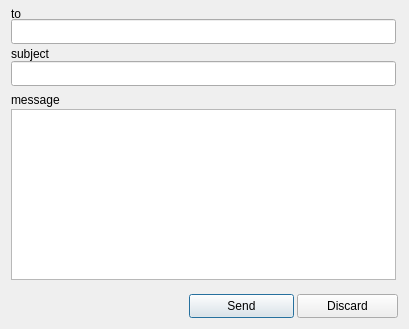
<?xml version="1.0" encoding="UTF-8"?>
<ui version="4.0">
 <class>Dialog</class>
 <widget class="QDialog" name="Dialog">
  <property name="geometry">
   <rect>
    <x>0</x>
    <y>0</y>
    <width>409</width>
    <height>329</height>
   </rect>
  </property>
  <property name="windowTitle">
   <string>Compose New Message</string>
  </property>
  <property name="windowIcon">
   <iconset resource="../resources.qrc">
    <normaloff>:/icons/icons/mail.png</normaloff>:/icons/icons/mail.png</iconset>
  </property>
  <widget class="QPushButton" name="button_send">
   <property name="geometry">
    <rect>
     <x>189</x>
     <y>294</y>
     <width>105</width>
     <height>24</height>
    </rect>
   </property>
   <property name="text">
    <string>Send</string>
   </property>
   <property name="icon">
    <iconset resource="../resources.qrc">
     <normaloff>:/icons/icons/new_mail.png</normaloff>:/icons/icons/new_mail.png</iconset>
   </property>
   <property name="iconSize">
    <size>
     <width>15</width>
     <height>10</height>
    </size>
   </property>
  </widget>
  <widget class="QPushButton" name="button_discard">
   <property name="geometry">
    <rect>
     <x>297</x>
     <y>294</y>
     <width>101</width>
     <height>24</height>
    </rect>
   </property>
   <property name="text">
    <string>Discard</string>
   </property>
  </widget>
  <widget class="QTextEdit" name="text_message">
   <property name="geometry">
    <rect>
     <x>11</x>
     <y>109</y>
     <width>385</width>
     <height>171</height>
    </rect>
   </property>
   <property name="cursor" stdset="0">
    <cursorShape>IBeamCursor</cursorShape>
   </property>
   <property name="focusPolicy">
    <enum>Qt::StrongFocus</enum>
   </property>
   <property name="toolTip">
    <string>&lt;!DOCTYPE HTML PUBLIC &quot;-//W3C//DTD HTML 4.0//EN&quot; &quot;http://www.w3.org/TR/REC-html40/strict.dtd&quot;&gt;
&lt;html&gt;&lt;head&gt;&lt;meta name=&quot;qrichtext&quot; content=&quot;1&quot; /&gt;&lt;style type=&quot;text/css&quot;&gt;
p, li { white-space: pre-wrap; }
&lt;/style&gt;&lt;/head&gt;&lt;body style=&quot; font-family:'Sans Serif'; font-size:9pt; font-weight:400; font-style:normal;&quot;&gt;
&lt;p style=&quot; margin-top:0px; margin-bottom:0px; margin-left:0px; margin-right:0px; -qt-block-indent:0; text-indent:0px;&quot;&gt;*italics*&lt;/p&gt;
&lt;p style=&quot; margin-top:0px; margin-bottom:0px; margin-left:0px; margin-right:0px; -qt-block-indent:0; text-indent:0px;&quot;&gt;**bold**&lt;/p&gt;
&lt;p style=&quot; margin-top:0px; margin-bottom:0px; margin-left:0px; margin-right:0px; -qt-block-indent:0; text-indent:0px;&quot;&gt;[reddit!](http://reddit.com)&lt;/p&gt;
&lt;p style=&quot; margin-top:0px; margin-bottom:0px; margin-left:0px; margin-right:0px; -qt-block-indent:0; text-indent:0px;&quot;&gt;* item 1&lt;/p&gt;
&lt;p style=&quot; margin-top:0px; margin-bottom:0px; margin-left:0px; margin-right:0px; -qt-block-indent:0; text-indent:0px;&quot;&gt;* item 2&lt;/p&gt;
&lt;p style=&quot; margin-top:0px; margin-bottom:0px; margin-left:0px; margin-right:0px; -qt-block-indent:0; text-indent:0px;&quot;&gt;* item 3&lt;/p&gt;
&lt;p style=&quot; margin-top:0px; margin-bottom:0px; margin-left:0px; margin-right:0px; -qt-block-indent:0; text-indent:0px;&quot;&gt;&amp;gt; quoted text&lt;/p&gt;
&lt;p style=&quot; margin-top:0px; margin-bottom:0px; margin-left:0px; margin-right:0px; -qt-block-indent:0; text-indent:0px;&quot;&gt;Lines starting with four spaces are treated like code:&lt;/p&gt;
&lt;p style=&quot;-qt-paragraph-type:empty; margin-top:0px; margin-bottom:0px; margin-left:0px; margin-right:0px; -qt-block-indent:0; text-indent:0px;&quot;&gt;&lt;/p&gt;
&lt;p style=&quot; margin-top:0px; margin-bottom:0px; margin-left:0px; margin-right:0px; -qt-block-indent:0; text-indent:0px;&quot;&gt;&lt;span style=&quot; color:#ffffc0;&quot;&gt;    &lt;/span&gt;&lt;span style=&quot; color:#000033;&quot;&gt;if 1 * 2 &amp;lt; 3:&lt;/span&gt;&lt;/p&gt;
&lt;p style=&quot; margin-top:0px; margin-bottom:0px; margin-left:0px; margin-right:0px; -qt-block-indent:0; text-indent:0px;&quot;&gt;&lt;span style=&quot; color:#ffffc0;&quot;&gt;        &lt;/span&gt;&lt;span style=&quot; color:#000033;&quot;&gt;print &amp;quot;hello, world!&amp;quot;&lt;/span&gt;&lt;/p&gt;&lt;/body&gt;&lt;/html&gt;</string>
   </property>
  </widget>
  <widget class="QLabel" name="label_to">
   <property name="geometry">
    <rect>
     <x>11</x>
     <y>4</y>
     <width>41</width>
     <height>20</height>
    </rect>
   </property>
   <property name="toolTip">
    <string>&lt;!DOCTYPE HTML PUBLIC &quot;-//W3C//DTD HTML 4.0//EN&quot; &quot;http://www.w3.org/TR/REC-html40/strict.dtd&quot;&gt;
&lt;html&gt;&lt;head&gt;&lt;meta name=&quot;qrichtext&quot; content=&quot;1&quot; /&gt;&lt;style type=&quot;text/css&quot;&gt;
p, li { white-space: pre-wrap; }
&lt;/style&gt;&lt;/head&gt;&lt;body style=&quot; font-family:'Sans Serif'; font-size:9pt; font-weight:400; font-style:normal;&quot;&gt;
&lt;p style=&quot; margin-top:0px; margin-bottom:0px; margin-left:0px; margin-right:0px; -qt-block-indent:0; text-indent:0px;&quot;&gt;To send it to user, &lt;span style=&quot; font-style:italic;&quot;&gt;reddituser&lt;/span&gt;:&lt;/p&gt;
&lt;p style=&quot; margin-top:0px; margin-bottom:0px; margin-left:0px; margin-right:0px; -qt-block-indent:0; text-indent:0px;&quot;&gt;  &lt;span style=&quot; font-style:italic;&quot;&gt;To: reddituser&lt;/span&gt;&lt;/p&gt;
&lt;p style=&quot; margin-top:0px; margin-bottom:0px; margin-left:0px; margin-right:0px; -qt-block-indent:0; text-indent:0px;&quot;&gt;To send it to the moderators of the subreddit &lt;span style=&quot; font-style:italic;&quot;&gt;reddit.com&lt;/span&gt;:&lt;/p&gt;
&lt;p style=&quot; margin-top:0px; margin-bottom:0px; margin-left:0px; margin-right:0px; -qt-block-indent:0; text-indent:0px;&quot;&gt;  &lt;span style=&quot; font-style:italic;&quot;&gt;To: #reddit.com&lt;/span&gt;&lt;/p&gt;&lt;/body&gt;&lt;/html&gt;</string>
   </property>
   <property name="text">
    <string>to</string>
   </property>
   <property name="scaledContents">
    <bool>false</bool>
   </property>
  </widget>
  <widget class="QLabel" name="label_message">
   <property name="geometry">
    <rect>
     <x>11</x>
     <y>90</y>
     <width>61</width>
     <height>20</height>
    </rect>
   </property>
   <property name="text">
    <string>message</string>
   </property>
  </widget>
  <widget class="QLineEdit" name="textline_to">
   <property name="geometry">
    <rect>
     <x>11</x>
     <y>19</y>
     <width>385</width>
     <height>25</height>
    </rect>
   </property>
   <property name="toolTip">
    <string>&lt;!DOCTYPE HTML PUBLIC &quot;-//W3C//DTD HTML 4.0//EN&quot; &quot;http://www.w3.org/TR/REC-html40/strict.dtd&quot;&gt;
&lt;html&gt;&lt;head&gt;&lt;meta name=&quot;qrichtext&quot; content=&quot;1&quot; /&gt;&lt;style type=&quot;text/css&quot;&gt;
p, li { white-space: pre-wrap; }
&lt;/style&gt;&lt;/head&gt;&lt;body style=&quot; font-family:'Sans Serif'; font-size:9pt; font-weight:400; font-style:normal;&quot;&gt;
&lt;p style=&quot; margin-top:0px; margin-bottom:0px; margin-left:0px; margin-right:0px; -qt-block-indent:0; text-indent:0px;&quot;&gt;To send it to user, &lt;span style=&quot; font-style:italic;&quot;&gt;reddituser&lt;/span&gt;:&lt;/p&gt;
&lt;p style=&quot; margin-top:0px; margin-bottom:0px; margin-left:0px; margin-right:0px; -qt-block-indent:0; text-indent:0px;&quot;&gt;  &lt;span style=&quot; font-style:italic;&quot;&gt;To: reddituser&lt;/span&gt;&lt;/p&gt;
&lt;p style=&quot; margin-top:0px; margin-bottom:0px; margin-left:0px; margin-right:0px; -qt-block-indent:0; text-indent:0px;&quot;&gt;To send it to the moderators of the subreddit &lt;span style=&quot; font-style:italic;&quot;&gt;reddit.com&lt;/span&gt;:&lt;/p&gt;
&lt;p style=&quot; margin-top:0px; margin-bottom:0px; margin-left:0px; margin-right:0px; -qt-block-indent:0; text-indent:0px;&quot;&gt;  &lt;span style=&quot; font-style:italic;&quot;&gt;To: #reddit.com&lt;/span&gt;&lt;/p&gt;&lt;/body&gt;&lt;/html&gt;</string>
   </property>
   <property name="text">
    <string/>
   </property>
  </widget>
  <widget class="QLabel" name="label_subject">
   <property name="geometry">
    <rect>
     <x>11</x>
     <y>44</y>
     <width>51</width>
     <height>20</height>
    </rect>
   </property>
   <property name="text">
    <string>subject</string>
   </property>
   <property name="indent">
    <number>0</number>
   </property>
  </widget>
  <widget class="QLineEdit" name="textline_subject">
   <property name="geometry">
    <rect>
     <x>11</x>
     <y>61</y>
     <width>385</width>
     <height>25</height>
    </rect>
   </property>
   <property name="focusPolicy">
    <enum>Qt::StrongFocus</enum>
   </property>
  </widget>
 </widget>
 <tabstops>
  <tabstop>textline_to</tabstop>
  <tabstop>textline_subject</tabstop>
  <tabstop>text_message</tabstop>
 </tabstops>
 <resources>
  <include location="../resources.qrc"/>
 </resources>
 <connections>
  <connection>
   <sender>button_send</sender>
   <signal>clicked()</signal>
   <receiver>Dialog</receiver>
   <slot>accept()</slot>
   <hints>
    <hint type="sourcelabel">
     <x>243</x>
     <y>305</y>
    </hint>
    <hint type="destinationlabel">
     <x>157</x>
     <y>274</y>
    </hint>
   </hints>
  </connection>
 </connections>
</ui>
